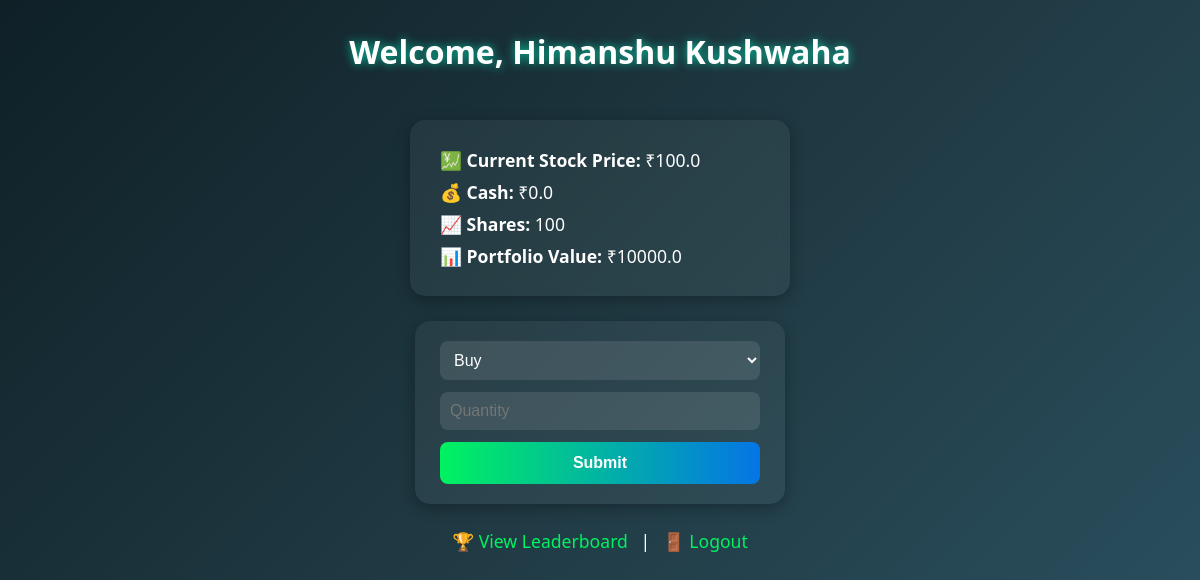
Page /dashboard (signed in) on the earlier database version.
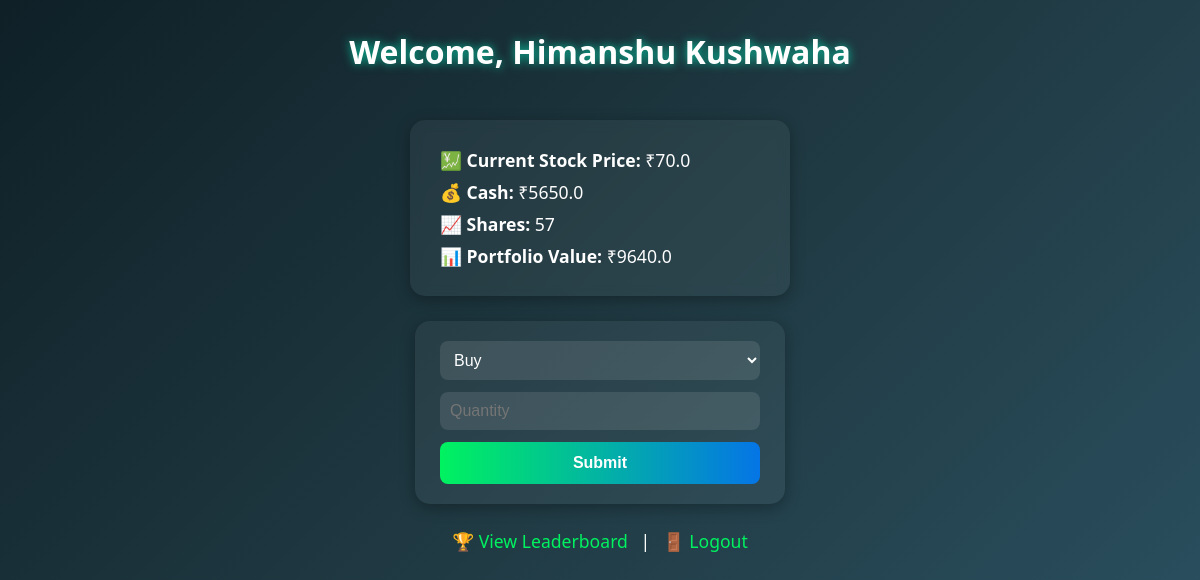
Same page on the later database version.
### tables this page shows
CREATE TABLE users (
                    username TEXT PRIMARY KEY,
                    cash REAL,
                    shares INTEGER,
                    portfolio_value REAL
                );

CREATE TABLE settings (
                    key TEXT PRIMARY KEY,
                    value REAL
                );

### app.py (the view)
@app.route('/dashboard')
def dashboard():
    if 'username' not in session:
        return redirect('/')
    username = session['username']
    user = get_user(username)
    price = get_price()
    data = {'cash': user[1], 'shares': user[2], 'portfolio_value': user[3]}
    return render_template('dashboard.html', user=username, price=price, data=data)

### app.py (called while the page is built)
def get_price():
    conn = sqlite3.connect('quant_sim.db')
    c = conn.cursor()
    c.execute("SELECT value FROM settings WHERE key='current_price'")
    result = c.fetchone()
    if result:
        price = result[0]
    else:
        price = 100
        c.execute("INSERT INTO settings (key, value) VALUES (?, ?)", ('current_price', price))
        conn.commit()
    conn.close()
    return price

def get_user(username):
    conn = sqlite3.connect('quant_sim.db')
    c = conn.cursor()
    c.execute("SELECT * FROM users WHERE username=?", (username,))
    user = c.fetchone()
    conn.close()
    return user

### templates/dashboard.html (shortened to what this page needs)
<!DOCTYPE html>
<html lang="en">
<head>
</head>
<body>
    <h2>Welcome, {{ user }}</h2>
    <div class="stats">
        <p>💹 <strong>Current Stock Price:</strong> ₹{{ price }}</p>
        <p>💰 <strong>Cash:</strong> ₹{{ data.cash }}</p>
        <p>📈 <strong>Shares:</strong> {{ data.shares }}</p>
        <p>📊 <strong>Portfolio Value:</strong> ₹{{ data.portfolio_value }}</p>
    </div>
    <form method="POST" action="/trade">
        <select name="action">
            <option value="buy">Buy</option>
        </select>
        <input type="number" name="quantity" min="1" required placeholder="Quantity">
        <button type="submit">Submit</button>
    </form>
    <div class="links">
        <a href="/leaderboard">🏆 View Leaderboard</a> |
        <a href="/logout">🚪 Logout</a>
    </div>
</body>
</html>

### templates/dashboard.html (style rules this page uses)
body { font-family: 'Segoe UI', Tahoma, Geneva, Verdana, sans-serif; background: linear-gradient(135deg, #0f2027, #203a43, #2c5364); color: white; margin: 0; padding: 0; display: flex; flex-direction: column; align-items: center; min-height: 100vh; }
h2 { margin-top: 30px; font-size: 2rem; text-shadow: 0 0 10px rgba(0, 255, 200, 0.7); }
.stats { margin-top: 20px; background: rgba(255, 255, 255, 0.05); padding: 20px 30px; border-radius: 15px; box-shadow: 0 4px 15px rgba(0, 0, 0, 0.3); text-align: left; width: 320px; backdrop-filter: blur(6px); }
.stats p { margin: 8px 0; font-size: 1.1rem; }
form { margin-top: 25px; background: rgba(255, 255, 255, 0.05); padding: 20px 25px; border-radius: 15px; box-shadow: 0 4px 15px rgba(0, 0, 0, 0.3); display: flex; flex-direction: column; gap: 12px; width: 320px; }
select, input { padding: 10px; border-radius: 8px; border: none; outline: none; font-size: 1rem; background: rgba(255, 255, 255, 0.1); color: white; }
select option { background: #2c5364; color: white; }
button { padding: 12px; background: linear-gradient(90deg, #00f260, #0575e6); color: white; font-weight: bold; border: none; border-radius: 8px; cursor: pointer; font-size: 1rem; transition: transform 0.2s ease, box-shadow 0.2s ease; }
.links { margin-top: 25px; font-size: 1.1rem; }
.links a { color: #00f260; text-decoration: none; margin: 0 8px; transition: color 0.3s; }

Differences in the rows shown:
changed users "Himanshu Kushwaha": cash "0.0" → "5650.0"; shares "100" → "57"; portfolio_value "10000.0" → "9640.0"
changed settings: value "100.0" → "70.0"
